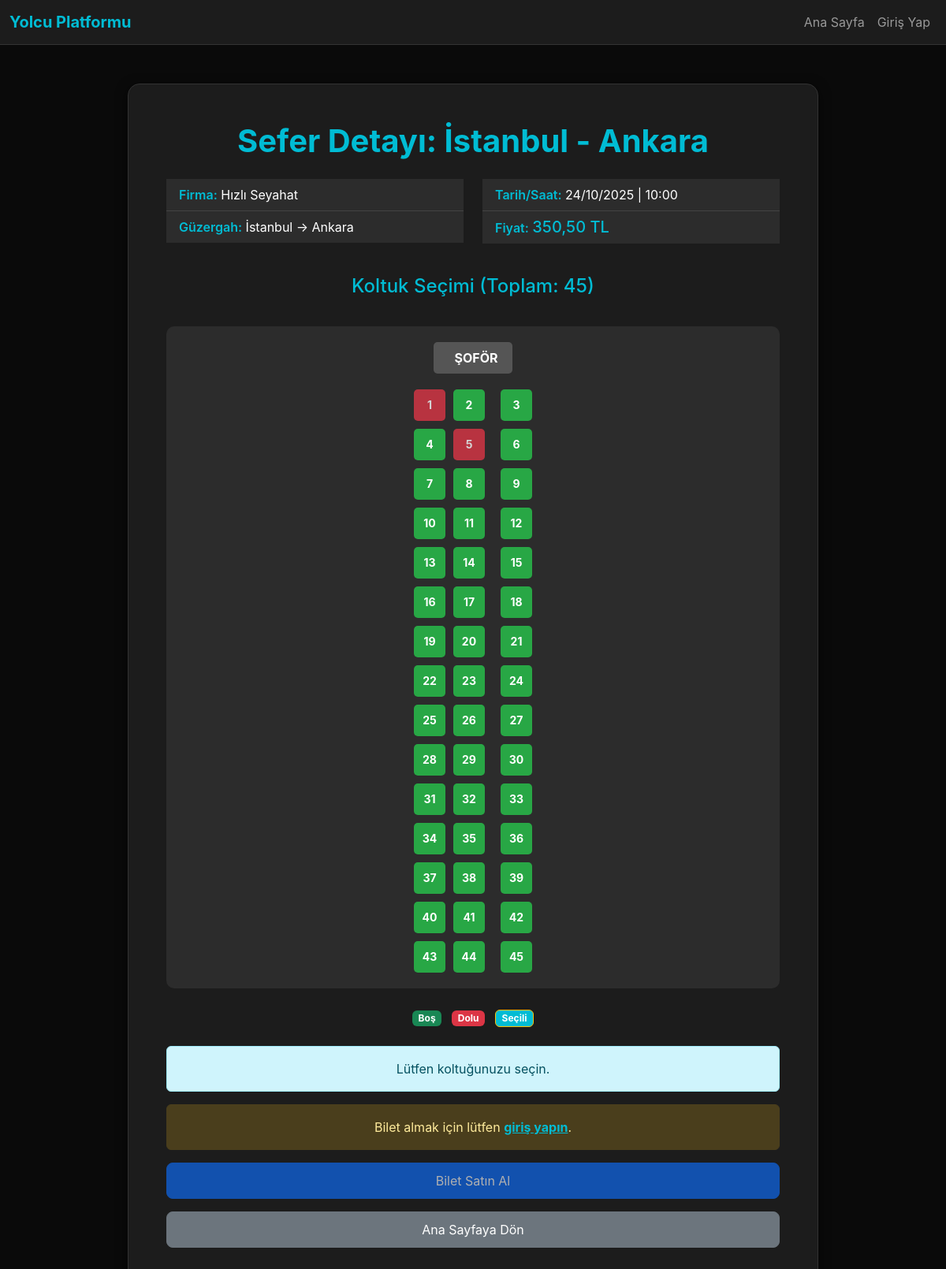
Page /details.php?id=1 on the committed database.
### tables this page shows
CREATE TABLE trips (
            id INTEGER PRIMARY KEY AUTOINCREMENT,
            firm_id INTEGER NOT NULL,
            departure TEXT NOT NULL,
            arrival TEXT NOT NULL,
            date DATE NOT NULL,
            time TIME NOT NULL,
            price REAL NOT NULL,
            seat_count INTEGER DEFAULT 45, -- Otobüs koltuk kapasitesi (2+1 düzen için 45)
            FOREIGN KEY (firm_id) REFERENCES firms(id)
        );

CREATE TABLE firms (
            id INTEGER PRIMARY KEY AUTOINCREMENT,
            name TEXT NOT NULL UNIQUE
        );

### details.php (the view, shortened to what this page needs)
<?php
require_once "db.php";
$trip = null;
$id = filter_input(INPUT_GET, 'id', FILTER_VALIDATE_INT);
try {
    $st = $db->prepare("SELECT trips.*, firms.name AS firm_name FROM trips JOIN firms ON trips.firm_id = firms.id WHERE trips.id = :id");
    $st->bindParam(':id', $id, PDO::PARAM_INT);
    $st->execute();
    $trip = $st->fetch(PDO::FETCH_ASSOC);
    if (!$trip) {
        $message = 'Aradığınız sefer bulunamadı veya silinmiş.';
        $message_type = 'danger';
    } else {
        $st_seats = $db->prepare("SELECT seat_number FROM tickets WHERE trip_id = :id AND status = 'active'");
        $st_seats->bindParam(':id', $id, PDO::PARAM_INT);
        $st_seats->execute();
        $sold_seats = $st_seats->fetchAll(PDO::FETCH_COLUMN);
        $sold_seats_array = array_map('intval', $sold_seats);
        $display_date = date('d/m/Y', strtotime($trip['date']));
        $display_time = date('H:i', strtotime($trip['time']));
    }
} catch (PDOException $e) {
    $message = "Veritabanı hatası: Sefer detayları yüklenemedi. " . $e->getMessage();
    $message_type = 'danger';
}
?>
<!DOCTYPE html>
<html lang="tr">
<head>
<link href="https://cdn.jsdelivr.net/npm/bootstrap@5.3.0/dist/css/bootstrap.min.css" rel="stylesheet">
<link rel="stylesheet" href="https://cdnjs.cloudflare.com/ajax/libs/font-awesome/6.0.0-beta3/css/all.min.css">
</head>
<body>
<nav class="navbar navbar-expand-lg navbar-dark fixed-top">
    <div class="container-fluid">
        <a class="navbar-brand" href="index.php" style="color: var(--primary) !important; font-weight: bold;">Yolcu Platformu</a>
        <div class="collapse navbar-collapse" id="navbarNav">
            <ul class="navbar-nav ms-auto">
                <li class="nav-item"><a class="nav-link" href="index.php">Ana Sayfa</a></li>
                <?php if (isset($_SESSION['user'])): ?>
                    <li class="nav-item"><a class="nav-link" href="account.php">Hesabım</a></li>
                    <li class="nav-item"><a class="nav-link" href="logout.php">Çıkış Yap</a></li>
                <?php else: ?>
                    <li class="nav-item"><a class="nav-link" href="login.php">Giriş Yap</a></li>
                <?php endif; ?>
            </ul>
        </div>
    </div>
</nav>
<div class="container">
<div class="card p-4 p-md-5">
<h1 class="text-center mb-4">Sefer Detayı: <?php echo htmlspecialchars($trip['departure'] ?? ''); ?> - <?php echo htmlspecialchars($trip['arrival'] ?? ''); ?></h1>
<?php if ($trip): ?>
    <div class="row mb-4">
        <div class="col-md-6">
            <ul class="list-group list-group-flush mb-3">
                <li class="list-group-item"><strong>Firma:</strong> <?php echo htmlspecialchars($trip['firm_name']); ?></li>
                <li class="list-group-item"><strong>Güzergah:</strong> <?php echo htmlspecialchars($trip['departure']); ?> → <?php echo htmlspecialchars($trip['arrival']); ?></li>
            </ul>
        </div>
        <div class="col-md-6">
            <ul class="list-group list-group-flush mb-3">
                <li class="list-group-item"><strong>Tarih/Saat:</strong> <?php echo htmlspecialchars($display_date); ?> | <?php echo htmlspecialchars($display_time); ?></li>
                <li class="list-group-item">
                    <strong>Fiyat:</strong>
                    <span class="h5" style="color: var(--primary);"><?php echo number_format((float)$trip['price'], 2, ',', '.'); ?> TL</span>
                </li>
            </ul>
        </div>
    </div>
    <h2 class="h4 text-center mb-3" style="color: var(--primary);">Koltuk Seçimi (Toplam: <?php echo (int)$trip['seat_count']; ?>)</h2>
    <div class="bus-layout">
        <div class="driver-info"><i class="fas fa-steering-wheel me-2"></i> ŞOFÖR</div>
        <div class="seating-area">
            <?php
            $col2_seats = [];
            $col1_seats = [];
            for ($i = 1; $i <= (int)$trip['seat_count']; $i++) {
                if ($i % 3 === 0) {
                    $col1_seats[] = $i;
                } else {
                    $col2_seats[] = $i;
                }
            }
            ?>
            <div class="column-2">
                <?php
                for ($i = 0; $i < count($col2_seats); $i += 2):
                ?>
                    <div class="seat-row">
                        <?php
                        $seat_num1 = $col2_seats[$i];
                        $is_sold1 = in_array($seat_num1, $sold_seats_array);
                        $status_class1 = $is_sold1 ? 'occupied' : 'available';
                        ?>
                        <div class="seat <?php echo $status_class1; ?>"
                             data-seat="<?php echo $seat_num1; ?>"
                             data-status="<?php echo $status_class1; ?>"
                             id="seat-<?php echo $seat_num1; ?>">
                            <?php echo $seat_num1; ?>
                        </div>
                        <?php
                        if (isset($col2_seats[$i + 1])):
                            $seat_num2 = $col2_seats[$i + 1];
                            $is_sold2 = in_array($seat_num2, $sold_seats_array);
                            $status_class2 = $is_sold2 ? 'occupied' : 'available';
                        ?>
                            <div class="seat <?php echo $status_class2; ?>"
                                 data-seat="<?php echo $seat_num2; ?>"
                                 data-status="<?php echo $status_class2; ?>"
                                 id="seat-<?php echo $seat_num2; ?>">
                                <?php echo $seat_num2; ?>
                            </div>
                        <?php endif; ?>
                    </div>
                <?php endfor; ?>
            </div>
            <div class="column-1">
                <?php
                foreach ($col1_seats as $seat_num):
                ?>
                    <div class="seat-row">
                        <?php
                        $is_sold = in_array($seat_num, $sold_seats_array);
                        $status_class = $is_sold ? 'occupied' : 'available';
                        ?>
                        <div class="seat <?php echo $status_class; ?>"
                             data-seat="<?php echo $seat_num; ?>"
                             data-status="<?php echo $status_class; ?>"
                             id="seat-<?php echo $seat_num; ?>">
                            <?php echo $seat_num; ?>
                        </div>
                    </div>
                <?php endforeach; ?>
            </div>
        </div>
    </div>
    <div class="text-center mt-4">
        <span class="badge bg-success me-2">Boş</span>
        <span class="badge bg-danger me-2">Dolu</span>
        <span class="badge" style="background-color: var(--primary); border: 1px solid var(--warning);">Seçili</span>
    </div>
    <form id="purchaseForm" action="purchase.php" method="POST" class="mt-4">
        <div class="alert alert-info text-center" id="statusMessage">Lütfen koltuğunuzu seçin.</div>
        <?php if (!isset($_SESSION['user'])): ?>
            <div class="alert alert-warning text-center">Bilet almak için lütfen <a href="login.php" class="alert-link">giriş yapın</a>.</div>
            <button class="btn btn-primary w-100 btn-action" disabled>Bilet Satın Al</button>
        <?php else: ?>
            <button type="submit" class="btn btn-primary w-100 btn-action" id="purchaseButton" disabled>
                <i class="fas fa-ticket-alt me-2"></i> Seçilen Koltuğu Satın Al
            </button>
        <?php endif; ?>
    </form>
<?php endif; ?>
<a href="index.php" class="btn btn-secondary w-100 btn-action mt-3">Ana Sayfaya Dön</a>
</div>
</div>
</body>
</html>

### details.php (style rules this page uses)
:root { --bg: #0a0a0a; --card: #1c1c1c; --text: #ffffff; --primary: #00bcd4; --success: #28a745; --danger: #dc3545; --warning: #ffc107; }
body { background-color: var(--bg); color: var(--text); font-family: 'Inter', sans-serif; padding-top: 56px; }
.navbar { background-color: var(--card) !important; border-bottom: 1px solid #333; }
.container { max-width: 900px; margin-top: 50px; margin-bottom: 50px; }
.card { border-radius: 15px; box-shadow: 0 4px 15px rgba(0,0,0,0.6); background: var(--card); border: 1px solid #333; }
h1 { font-weight: 700; color: var(--primary); }
.list-group-item { background-color: #2c2c2c; border: 1px solid #444; color: var(--text); }
.list-group-item strong { color: var(--primary); font-weight: 600; }
.btn-action { border-radius: 8px; padding: 10px 0; }
.alert-warning { background-color: #4a3e1c; border-color: #4a3e1c; color: #ffeb9c; }
.alert-link { color: var(--primary) !important; font-weight: bold; }
.bus-layout { display: flex; flex-direction: column; align-items: center; background-color: #2c2c2c; border-radius: 10px; padding: 20px; margin-top: 20px; }
.seating-area { display: flex; gap: 20px; justify-content: center; width: 100%; }
.column-2 { display: flex; flex-direction: column; gap: 10px; }
.column-1 { display: flex; flex-direction: column; gap: 10px; }
.seat-row { display: flex; gap: 10px; }
.seat { width: 40px; height: 40px; border-radius: 5px; display: flex; justify-content: center; align-items: center; font-size: 14px; cursor: pointer; font-weight: bold; transition: all 0.2s; border: 1px solid transparent; }
.seat.available { background-color: var(--success); color: var(--text); }
.seat.occupied { background-color: var(--danger); color: var(--text); cursor: not-allowed; opacity: 0.8; }
.driver-info { width: 100px; height: 40px; background-color: #555; color: #fff; display: flex; justify-content: center; align-items: center; border-radius: 5px; margin-bottom: 20px; font-weight: bold; }

### rows in the picture
trips: departure "İstanbul", arrival "Ankara", firm.name "Hızlı Seyahat", date "24/10/2025", time "10:00", price "350,50", seat_count "45"

### other values in the picture
$seat_num1 "1"
$seat_num2 "2"
$seat_num1 "4"
$seat_num2 "5"
$seat_num1 "7"
$seat_num2 "8"
$seat_num1 "10"
$seat_num2 "11"
$seat_num1 "13"
$seat_num2 "14"
$seat_num1 "16"
$seat_num2 "17"
$seat_num1 "19"
$seat_num2 "20"
$seat_num1 "22"
